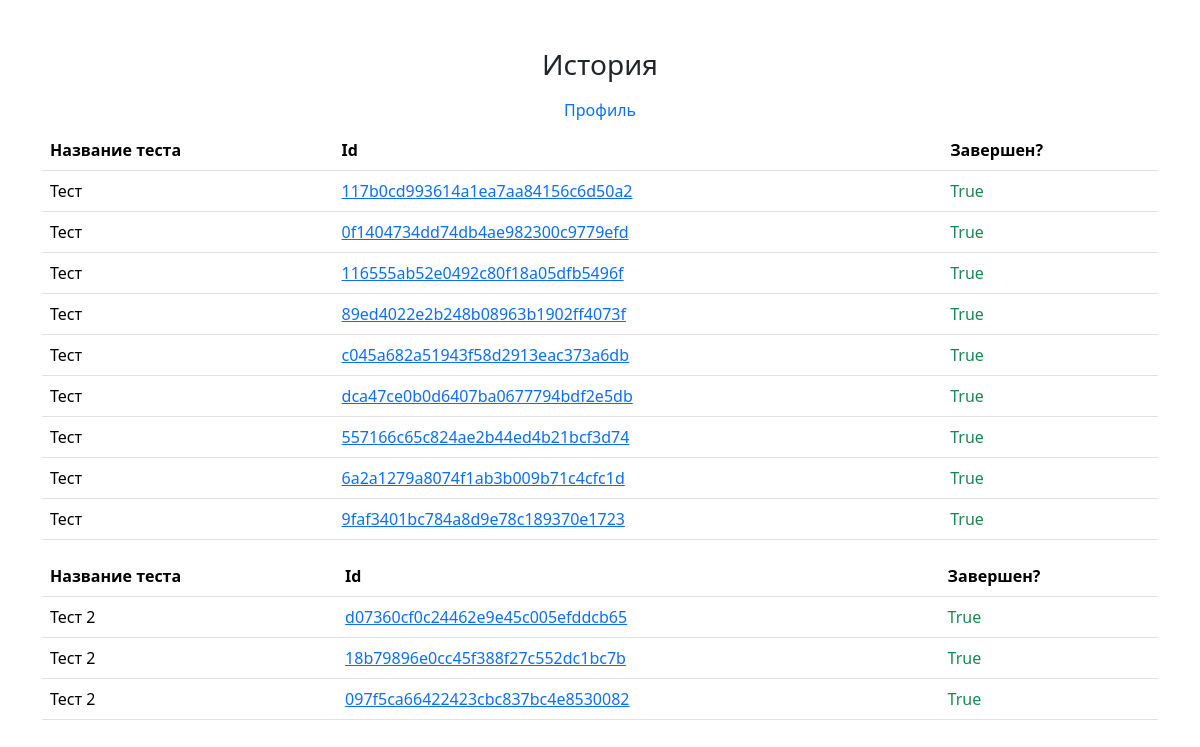
Before: /history (signed in) with the older database file.
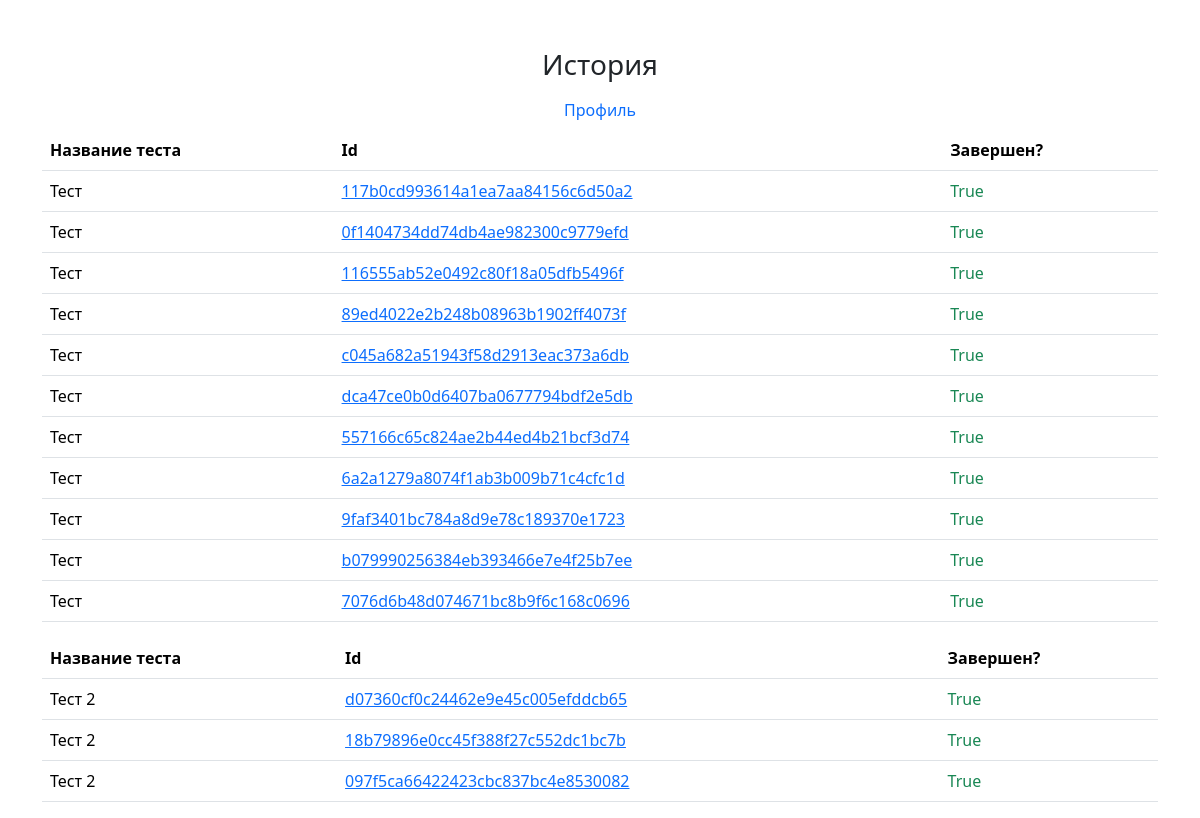
After: the same page with the newer database file.
### Web/models.py (models this page shows)
class UserAnswers(models.Model):
    id = models.CharField(max_length = 32, primary_key = True)
    test = models.ForeignKey(Test, on_delete = models.CASCADE)
    stage = models.IntegerField(default = 0)
    user_id = models.IntegerField(default = -1)
    correct_answer_rate = models.FloatField(default = -1)
    is_finished = models.BooleanField(default = False)

class Test(models.Model):
    user = models.ForeignKey(User, on_delete = models.CASCADE)
    title = models.CharField(max_length = 200)
    description = models.CharField(max_length = 2000)
    is_published = models.BooleanField(default = False)
    created_at = models.DateField()

### Web/views.py (the view)
# urls.py: path("history", web.history),
@login_required
def history(request):
    user_answers = UserAnswers.objects.filter(user_id = request.user.id).order_by("test_id")
    results = list()
    _list = list()
    if user_answers.count() > 0:
        test_id = user_answers[0].test_id
        for answer in user_answers:
            if answer.test_id != test_id:
                results.append((Test.objects.get(id = test_id).title, _list))
                test_id = answer.test_id
                _list = list()
            _list.append(answer)
        results.append((Test.objects.get(id = test_id).title, _list))
    data = { "user_answers": results }
    return render(request, "history.html", context = data)

### Web/templates/history.html (shortened to what this page needs)
{% extends "base.html" %}
{% block content %}
<h3 class="text-center">История</h2>
<ul class="nav d-flex justify-content-center">
    <li class="nav-item">
        <a class="nav-link" href="/profile">Профиль</a>
    </li>
</ul>
{% if user_answers %}
    {% for title, results in user_answers %}
    <table class="table">
        <thead>
            <th>Название теста</th>
            <th>Id</th>
            <th>Завершен?</th>
        </thead>
        {% for result in results %}
        <tr>
            <td>
                {{ title }}
            </td>
            <td>
                {% if result.is_finished %}
                <a target="_blank" href="/result/{{ result.id }}">{{ result.id }}</a>
                {% else %}
                {{ result.id }}
                {% endif %}
            </td>
            <td>
                {% if result.is_finished %}
                <span class="text-success">{{ result.is_finished }}</span>
                {% else %}
                <a href="/test_run/{{ result.test_id }}/{{ result.id }}">Продолжить</a>
                {% endif %}
            </td>
        </tr>
        {% endfor %}
    </table>
    {% endfor %}
{% else %}
<h5 class="text-center">Ничего нет</h5>
{% endif %}
{% endblock content %}

Changed rows visible on the page:
added UserAnswers: {{ title }} "Тест", id "b079990256384eb393466e7e4f25b7ee", is_finished "True"
added UserAnswers: {{ title }} "Тест", id "7076d6b48d074671bc8b9f6c168c0696", is_finished "True"
